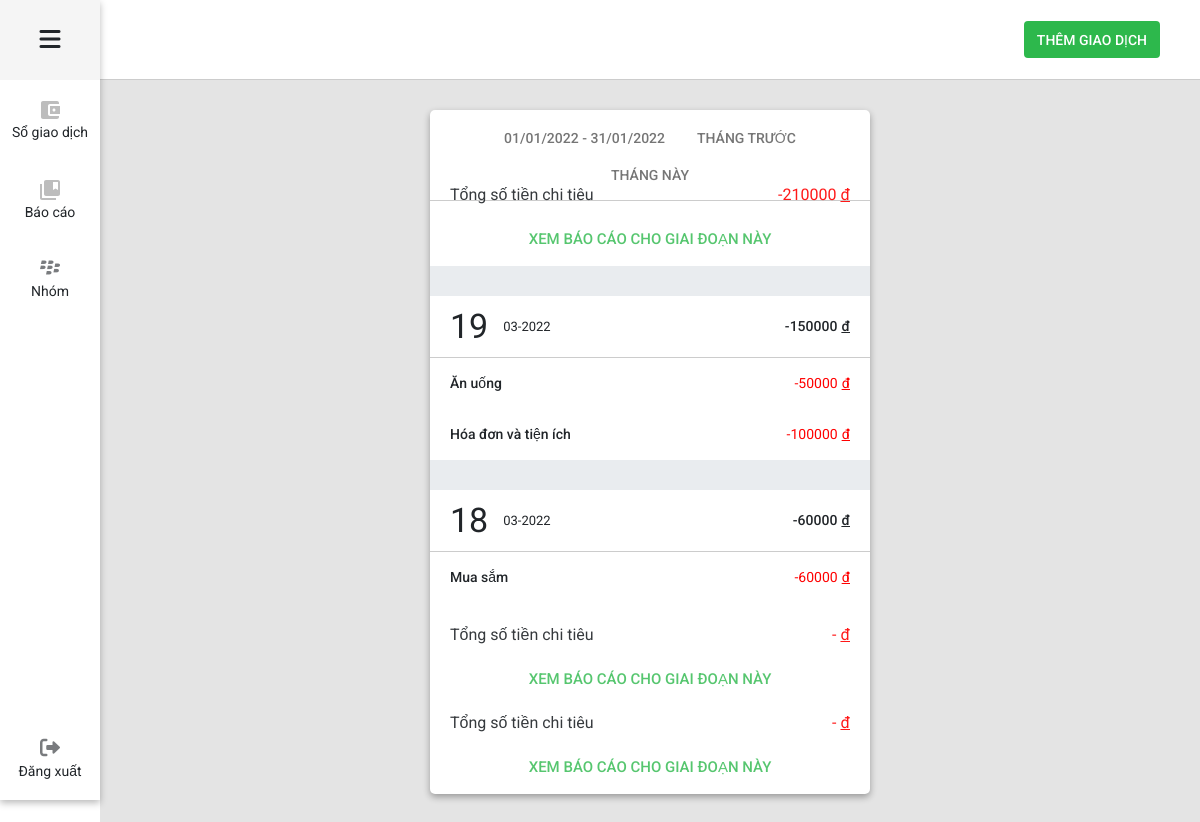
The page /view/customer/transaction.php (signed in) on the database its author committed.
### tables this page shows
CREATE TABLE `spending` (
  `spend_id` int(11) NOT NULL,
  `group_id` int(11) NOT NULL,
  `user_id` int(11) NOT NULL,
  `money` float NOT NULL DEFAULT 0,
  `spend_day` date NOT NULL,
  `note` text DEFAULT NULL
);

CREATE TABLE `groups` (
  `group_id` int(11) NOT NULL,
  `user_id` int(11) NOT NULL,
  `group_name` varchar(50) NOT NULL
);

### view/customer/transaction_this_month.php
<div class="thisMonth">
    <div class="InOutflow">
        <span>Tổng số tiền chi tiêu</span>
        <?php
        $sqlSumMoney = "SELECT sum(money) as 'Tong', spend_day FROM spending sp, groups g, users u where sp.group_id = g.group_id AND sp.user_id = u.user_id AND u.user_name = '$username' AND sp.spend_day like '$thismonth%' group by MONTH(spend_day)";
        $resultSumMoney = mysqli_query($con, $sqlSumMoney);
        $rowSumMoney = mysqli_fetch_assoc($resultSumMoney)
        ?>
        <span style="color: red;">-<?php echo $rowSumMoney['Tong']; ?><span class="text-decoration-underline ps-1">đ</span></span>
    </div>
    <div class="view-report">
        <a href="./report.php" class="text-uppercase" style="text-decoration: none;">Xem báo cáo cho giai đoạn này</a>
    </div>
    <?php
    $CurrentDay = 0;
    $sql1 = "SELECT sum(money) as 'Tong', spend_day FROM spending sp, groups g, users u where sp.group_id = g.group_id AND sp.user_id = u.user_id AND u.user_name = '$username' AND sp.spend_day like '$thismonth%' group by spend_day order by spend_day desc";
    $result1 = mysqli_query($con, $sql1);
    if (mysqli_num_rows($result1) > 0) {
        while ($row1 = mysqli_fetch_assoc($result1)) {
            $Sum = $row1['Tong'];
            $SpendDay = $row1['spend_day'];
            if ($SpendDay != $CurrentDay) {
                $CurrentDay = $SpendDay;
                $DMY = strtotime($SpendDay);
                $MY = date("m-Y", $DMY);
                $Date = date("d", $DMY);
    ?>
                <div style="height: 30px; background-color: #e9ecef ;">
                </div>
                <div class="datetime">
                    <div class="item__transaction-date">
                        <div class="d-flex">
                            <div class="view-day">
                                <span><?php echo $Date; ?></span>
                            </div>
                            <div class="view-month d-flex flex-column justify-content-center">
                                <span><?php echo $MY; ?></span>
                            </div>
                        </div>
                        <div class="d-flex align-items-center">
                            <span class="transaction__item-money">-<?php echo $Sum; ?><span class="text-decoration-underline ps-1">đ</span> </span>
                        </div>
                    </div>
                    <div class="item__transaction">
                        <?php
                        $sql2 = "SELECT sp.*, g.*, u.* FROM spending sp, groups g, users u WHERE sp.group_id = g.group_id AND sp.user_id = u.user_id AND u.user_name = '$username' AND sp.spend_day = '$SpendDay'";
                        $result2 = mysqli_query($con, $sql2);
                        if (mysqli_num_rows($result2) > 0) {
                            while ($row2 = mysqli_fetch_assoc($result2)) {
                                echo '<div id="' . $row2['spend_id'] . '" class="text-decoration-none list-transaction">';
                                echo    '<div class="item-transation">';
                                echo        '<div class="item-transation-name">';
                                echo            '<span id="" class="group_name">' . $row2['group_name'] . '</span>';
                                echo        '</div>';
                                echo        '<span id="" class="item-transation-money money">-' . $row2['money'] . '<span class="text-decoration-underline ps-1">đ</span></span>';
                                echo    '</div>';
                                echo '</div>';
                            }
                        }
                        ?>
                    </div>
                </div>
    <?php
            }
        }
    }
    ?>
</div>

### asset/css/style.css (style rules this page uses)
:root { --primary-color: #2db84c; --bg-white: #fff; --text-gray: rgb(85, 85, 85); --text: #212529; }
* { margin: 0; padding: 0; box-sizing: border-box; list-style: none; text-decoration: none; }
body, html { width: 100%; height: 100%; box-sizing: border-box; font-family: "Roboto", sans-serif; }
.InOutflow { display: flex; justify-content: space-between; margin: 20px 20px; opacity: 0.9; }
.view-report { text-align: center; margin: 20px 0 15px; }
.view-report a { color: var(--primary-color); padding: 10px; font-size: 15px; font-weight: 500; opacity: 0.8; }
.item__transaction-date { display: flex; justify-content: space-between; padding: 5px 20px; border-bottom: 1px solid #ccc; }
.view-day { font-size: 34px; }
.view-month { font-size: 13px; margin: 10px 0 10px 15px; }
.view-month span { line-height: 1; }
.transaction__item-money { font-weight: 500; font-size: 14px; }
.item-transation { display: flex; justify-content: space-between; align-items: center; padding: 15px 20px; height: 100%; }
.item-transation-name { font-size: 14px; color: var(--text); font-weight: 500; }
.item-transation-money { float: right; font-size: 14px; color: #ff0000; }

### rows shown on the page
spending: group.group_name "Ăn uống", money "50000"
spending: group.group_name "Hóa đơn và tiện ích", money "100000"
spending: group.group_name "Mua sắm", money "60000"

### other values the page prints
$lastmonth3 "01/01/2022"
$lastmonth4 "31/01/2022"
$rowSumMoney['Tong'] "210000"
$Date "19"
$MY "03-2022"
$Sum "150000"
$Date "18"
$Sum "60000"
